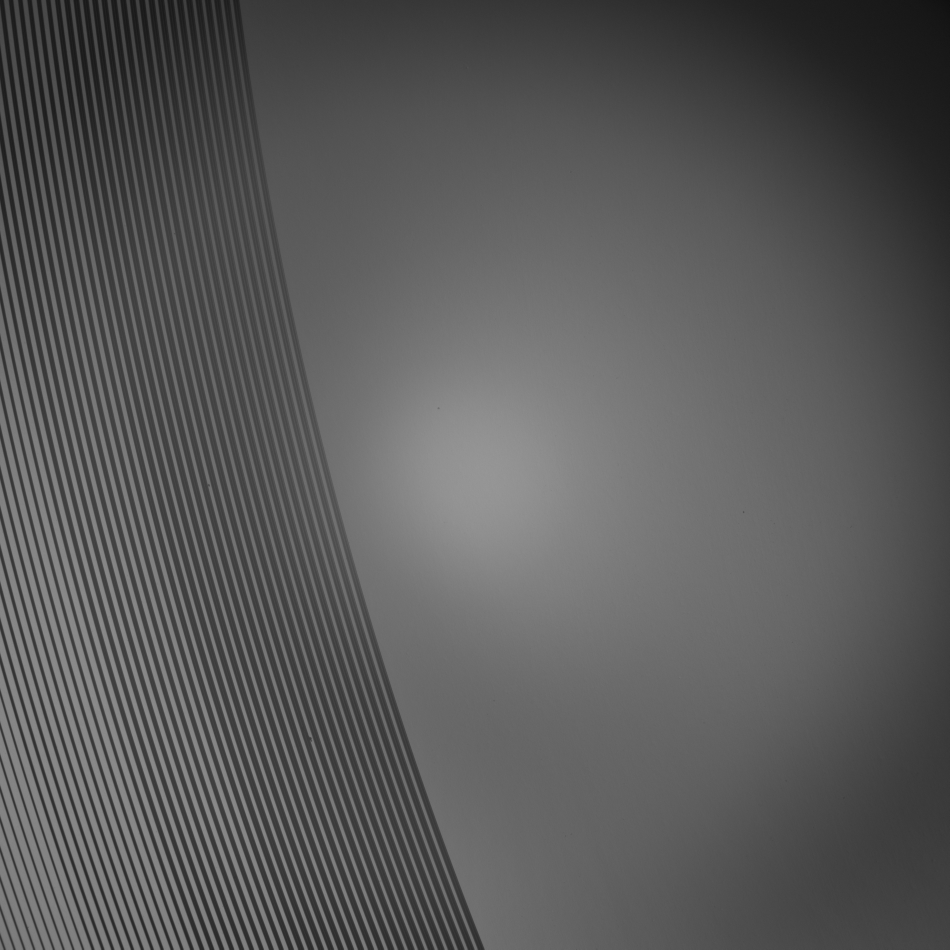
#> input picture logs/2.2.2_20261029_115845/val_sample_1.png, 2848 x 2848 px (shown at 1/3 size)
$ python -i gw_analysis_stationary.py   (imports and definitions only)
#> lines starting #> are read from the running program, lines starting #| are printed output that depends on the picture
#> further down, picture is the input picture: shape (2848, 2848, 3); min 12, max 154, mean 89.1
"""
Groove widths and land widths from a single frame.

    import cv2
    from groove_widths import analyse_frame

    frame = cv2.imread("C_sample_1.jpg")
    widths, land = analyse_frame(frame, centre=(13010, -1478))

    widths  -> (71.1, 69.6, 70.1, ...)   average width of each groove (µm), inner -> outer
    land    -> 2D array [gap, cross-section] (µm): land between groove k and groove k+1
               at each cross-section along the grooves (NaN where not measured)

Each groove edge is placed at the steepest point of the land-to-groove drop,
so no calibration between groove sizes is needed. The only number used is
the pixel size.
"""

import warnings

import cv2
import numpy as np

from constants import camera_constants as cam_const


# [35 lines left out: functions analyse_frame, _crop_bmp, _gray, not called in this run]


def _flatten(img, blank=None, k=61):
    """Divide out the lighting so the land is ~1.0 everywhere."""
#> called with k = 61
    if blank is not None:
        r = cv2.GaussianBlur(img, (0, 0), 1) / np.maximum(cv2.GaussianBlur(blank, (0, 0), 1), 1e-6)
        return r / np.percentile(r, 95)
    ker = cv2.getStructuringElement(cv2.MORPH_ELLIPSE, (k, k))
    land = cv2.morphologyEx(cv2.GaussianBlur(img, (0, 0), 1), cv2.MORPH_CLOSE, ker)
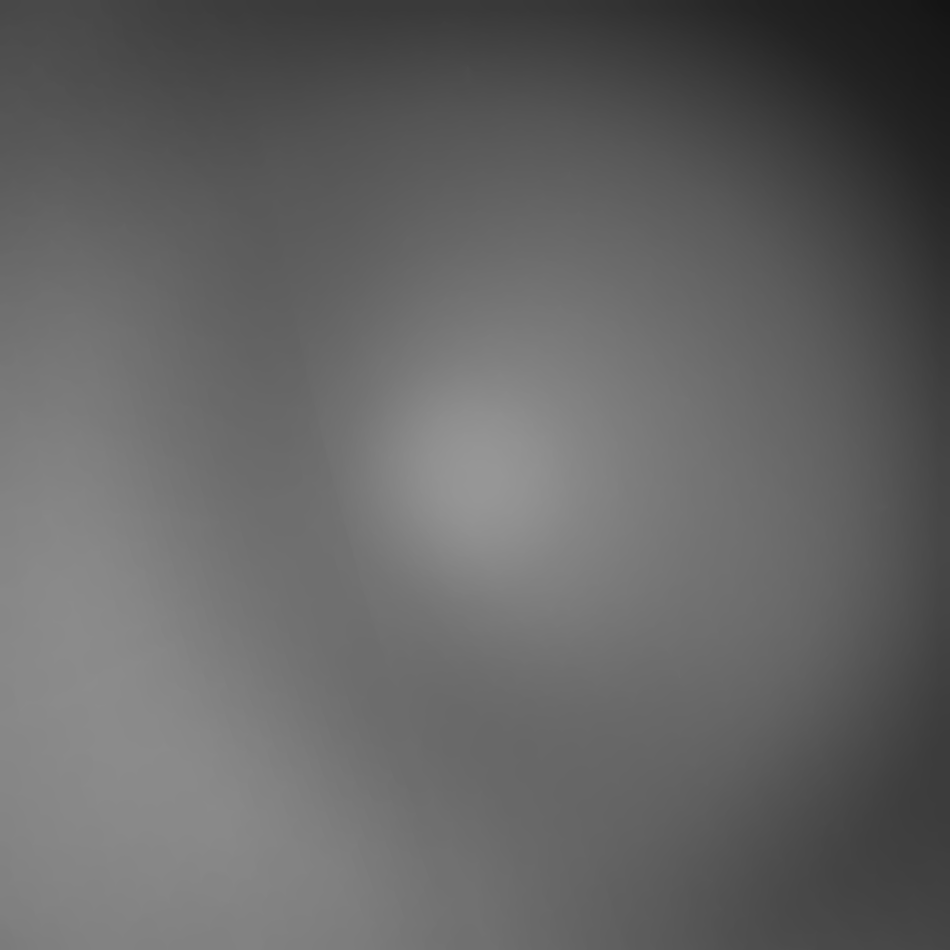
#> land: shape (2848, 2848, 3) (shown at 1/3 size); min 20, max 151, mean 100.7
    return img / np.maximum(cv2.GaussianBlur(land, (0, 0), k / 2), 1e-6)
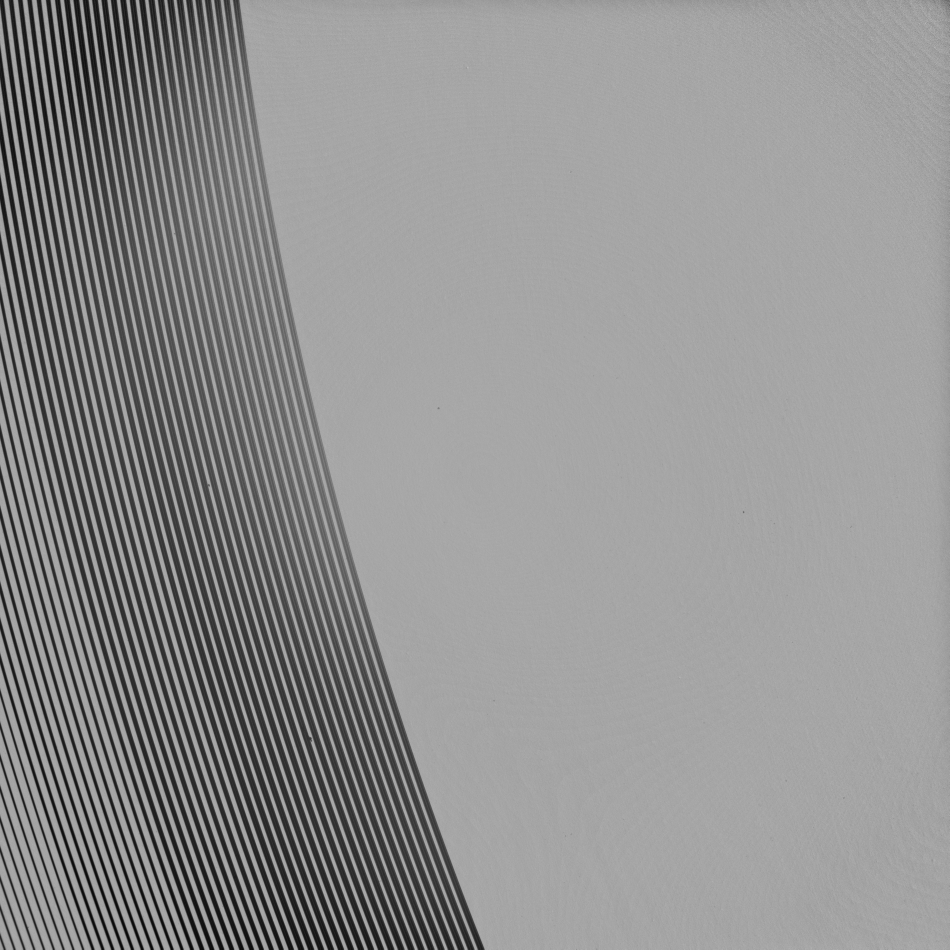
#> returned value: shape (2848, 2848, 3) float64 (shown at 1/3 size); min 0.269, max 1.37, mean 0.897; drawn with min black and max white


# [87 lines left out: functions _unwrap, _grooves_in_section, _track, _robust_mean, not called in this run]


# [5 lines of commented-out code are left out]

>>> import cv2
>>> picture = cv2.imread('../logs/2.2.2_20261029_115845/val_sample_1.png')
>>> result = _flatten(picture)
